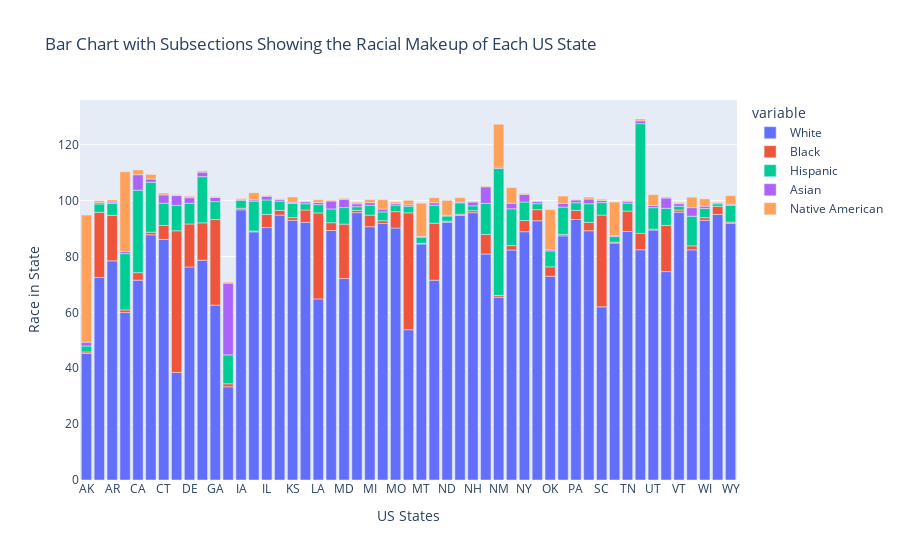

Notebook source saved alongside this figure:
### Code cell
fig = px.bar(x=race_per_states.index,
             y=[race_per_states.share_white,
                race_per_states.share_black,
                race_per_states.share_hispanic,
                race_per_states.share_asian,
                race_per_states.share_native_american],
             title=" Bar Chart with Subsections Showing the Racial Makeup of Each US State",
             color_continuous_scale='Aggrnyl')
fig.update_layout(xaxis_title='US States', yaxis_title='Race in State',coloraxis_showscale=False)
newnames ={'wide_variable_0':'White',
         'wide_variable_1':'Black',
         'wide_variable_2':'Hispanic',
         'wide_variable_3':'Asian',
         'wide_variable_4':'Native American'}
fig.for_each_trace(lambda t: t.update(name = newnames[t.name],
                                      legendgroup = newnames[t.name],
                                      hovertemplate = t.hovertemplate.replace(t.name, newnames[t.name])
                                     )
                  )
fig.show()

### Figure 1 — Plotly figure (JSON) as saved in the notebook; plotly's stock layout.template omitted (floating-point values rounded to 4 significant figures)
{"data": [{"alignmentgroup": "True", "hovertemplate": "variable=White<br>x=%{x}<br>value=%{y}<extra></extra>", "legendgroup": "White", "marker": {"color": "#636efa", "pattern": {"shape": ""}}, "name": "White", "offsetgroup": "wide_variable_0", "orientation": "v", "showlegend": true, "textposition": "auto", "type": "bar", "x": ["AK", "AL", "AR", "AZ", "CA", "CO", "CT", "DC", "DE", "FL", "GA", "HI", "IA", "ID", "IL", "IN", "KS", "KY", "LA", "MA", "MD", "ME", "MI", "MN", "MO", "MS", "MT", "NC", "ND", "NE", "NH", "NJ", "NM", "NV", "NY", "OH", "OK", "OR", "PA", "RI", "SC", "SD", "TN", "TX", "UT", "VA", "VT", "WA", "WI", "WV", "WY"], "xaxis": "x", "y": [45.26, 72.51, 78.45, 59.93, 71.54, 87.77, 86.11, 38.5, 76.25, 78.67, 62.59, 33.37, 96.71, 88.82, 90.36, 94.82, 92.96, 92.23, 64.81, 89.3, 72.12, 95.69, 90.67, 91.8, 90.18, 53.8, 84.48, 71.52, 92.29, 94.72, 95.68, 80.89, 65.42, 82.33, 88.88, 92.8, 72.93, 87.39, 93.25, 89.23, 61.98, 84.82, 88.95, 82.4, 89.44, 74.6, 95.87, 82.38, 92.96, 95.04, 91.92], "yaxis": "y"}, {"alignmentgroup": "True", "hovertemplate": "variable=Black<br>x=%{x}<br>value=%{y}<extra></extra>", "legendgroup": "Black", "marker": {"color": "#EF553B", "pattern": {"shape": ""}}, "name": "Black", "offsetgroup": "wide_variable_1", "orientation": "v", "showlegend": true, "textposition": "auto", "type": "bar", "x": ["AK", "AL", "AR", "AZ", "CA", "CO", "CT", "DC", "DE", "FL", "GA", "HI", "IA", "ID", "IL", "IN", "KS", "KY", "LA", "MA", "MD", "ME", "MI", "MN", "MO", "MS", "MT", "NC", "ND", "NE", "NH", "NJ", "NM", "NV", "NY", "OH", "OK", "OR", "PA", "RI", "SC", "SD", "TN", "TX", "UT", "VA", "VT", "WA", "WI", "WV", "WY"], "xaxis": "x", "y": [0.5625, 23.32, 16.3, 0.9545, 2.68, 0.9177, 4.992, 50.7, 15.39, 13.37, 30.63, 1.071, 0.5635, 0.2952, 4.704, 1.688, 0.9605, 4.421, 30.78, 2.791, 19.46, 0.8198, 4.124, 1.001, 5.862, 41.83, 0.2266, 20.4, 0.3574, 0.4205, 0.7156, 6.975, 0.667, 1.567, 4.008, 3.96, 3.376, 0.5281, 3.27, 2.988, 32.83, 0.29, 7.303, 5.866, 0.385, 16.51, 0.7706, 1.427, 0.9373, 2.915, 0.3975], "yaxis": "y"}, {"alignmentgroup": "True", "hovertemplate": "variable=Hispanic<br>x=%{x}<br>value=%{y}<extra></extra>", "legendgroup": "Hispanic", "marker": {"color": "#00cc96", "pattern": {"shape": ""}}, "name": "Hispanic", "offsetgroup": "wide_variable_2", "orientation": "v", "showlegend": true, "textposition": "auto", "type": "bar", "x": ["AK", "AL", "AR", "AZ", "CA", "CO", "CT", "DC", "DE", "FL", "GA", "HI", "IA", "ID", "IL", "IN", "KS", "KY", "LA", "MA", "MD", "ME", "MI", "MN", "MO", "MS", "MT", "NC", "ND", "NE", "NH", "NJ", "NM", "NV", "NY", "OH", "OK", "OR", "PA", "RI", "SC", "SD", "TN", "TX", "UT", "VA", "VT", "WA", "WI", "WV", "WY"], "xaxis": "x", "y": [2.131, 2.98, 4.273, 20.14, 29.51, 17.9, 7.976, 9.1, 7.417, 16.53, 6.415, 10.36, 2.819, 10.7, 5.171, 3.318, 5.072, 2.226, 2.977, 4.926, 5.931, 1.313, 3.535, 3.154, 2.358, 2.322, 2.192, 6.413, 1.823, 4.07, 1.745, 11.12, 45.43, 13.17, 6.629, 2.13, 5.696, 9.751, 2.733, 6.668, 4.475, 2.037, 2.856, 39.27, 7.663, 6.153, 1.38, 10.61, 3.323, 0.9042, 5.988], "yaxis": "y"}, {"alignmentgroup": "True", "hovertemplate": "variable=Asian<br>x=%{x}<br>value=%{y}<extra></extra>", "legendgroup": "Asian", "marker": {"color": "#ab63fa", "pattern": {"shape": ""}}, "name": "Asian", "offsetgroup": "wide_variable_3", "orientation": "v", "showlegend": true, "textposition": "auto", "type": "bar", "x": ["AK", "AL", "AR", "AZ", "CA", "CO", "CT", "DC", "DE", "FL", "GA", "HI", "IA", "ID", "IL", "IN", "KS", "KY", "LA", "MA", "MD", "ME", "MI", "MN", "MO", "MS", "MT", "NC", "ND", "NE", "NH", "NJ", "NM", "NV", "NY", "OH", "OK", "OR", "PA", "RI", "SC", "SD", "TN", "TX", "UT", "VA", "VT", "WA", "WI", "WV", "WY"], "xaxis": "x", "y": [1.377, 0.4798, 0.4771, 0.7266, 5.543, 1.155, 2.99, 3.5, 2, 1.617, 1.492, 25.65, 0.4008, 0.4877, 1.337, 0.5868, 0.4264, 0.711, 0.7865, 2.842, 2.98, 1.032, 0.9542, 1.026, 0.5483, 0.5461, 0.3189, 0.9263, 0.2935, 0.2919, 1.343, 5.945, 0.4939, 2.007, 2.719, 0.7515, 0.4265, 1.379, 0.989, 1.688, 0.74, 0.3179, 0.6373, 1.012, 0.7709, 3.669, 0.9101, 3.075, 0.7908, 0.3411, 0.3877], "yaxis": "y"}, {"alignmentgroup": "True", "hovertemplate": "variable=Native American<br>x=%{x}<br>value=%{y}<extra></extra>", "legendgroup": "Native American", "marker": {"color": "#FFA15A", "pattern": {"shape": ""}}, "name": "Native American", "offsetgroup": "wide_variable_4", "orientation": "v", "showlegend": true, "textposition": "auto", "type": "bar", "x": ["AK", "AL", "AR", "AZ", "CA", "CO", "CT", "DC", "DE", "FL", "GA", "HI", "IA", "ID", "IL", "IN", "KS", "KY", "LA", "MA", "MD", "ME", "MI", "MN", "MO", "MS", "MT", "NC", "ND", "NE", "NH", "NJ", "NM", "NV", "NY", "OH", "OK", "OR", "PA", "RI", "SC", "SD", "TN", "TX", "UT", "VA", "VT", "WA", "WI", "WV", "WY"], "xaxis": "x", "y": [45.48, 0.6593, 0.7599, 28.59, 1.715, 1.625, 0.6566, 0.3, 0.5237, 0.4554, 0.3003, 0.3881, 0.2714, 2.525, 0.2618, 0.2758, 1.873, 0.2101, 0.9573, 0.2652, 0.3409, 0.545, 1.077, 3.363, 0.5427, 1.615, 11.87, 1.788, 5.33, 1.56, 0.2875, 0.2571, 15.34, 5.577, 0.3613, 0.215, 14.38, 2.582, 0.1616, 0.6706, 0.4628, 12.03, 0.3166, 0.6574, 3.87, 0.3423, 0.3697, 3.75, 2.62, 0.2002, 3.08], "yaxis": "y"}], "layout": {"barmode": "relative", "coloraxis": {"showscale": false}, "legend": {"title": {"text": "variable"}, "tracegroupgap": 0}, "title": {"text": " Bar Chart with Subsections Showing the Racial Makeup of Each US State"}, "xaxis": {"anchor": "y", "domain": [0, 1], "title": {"text": "US States"}}, "yaxis": {"anchor": "x", "domain": [0, 1], "title": {"text": "Race in State"}}}}
